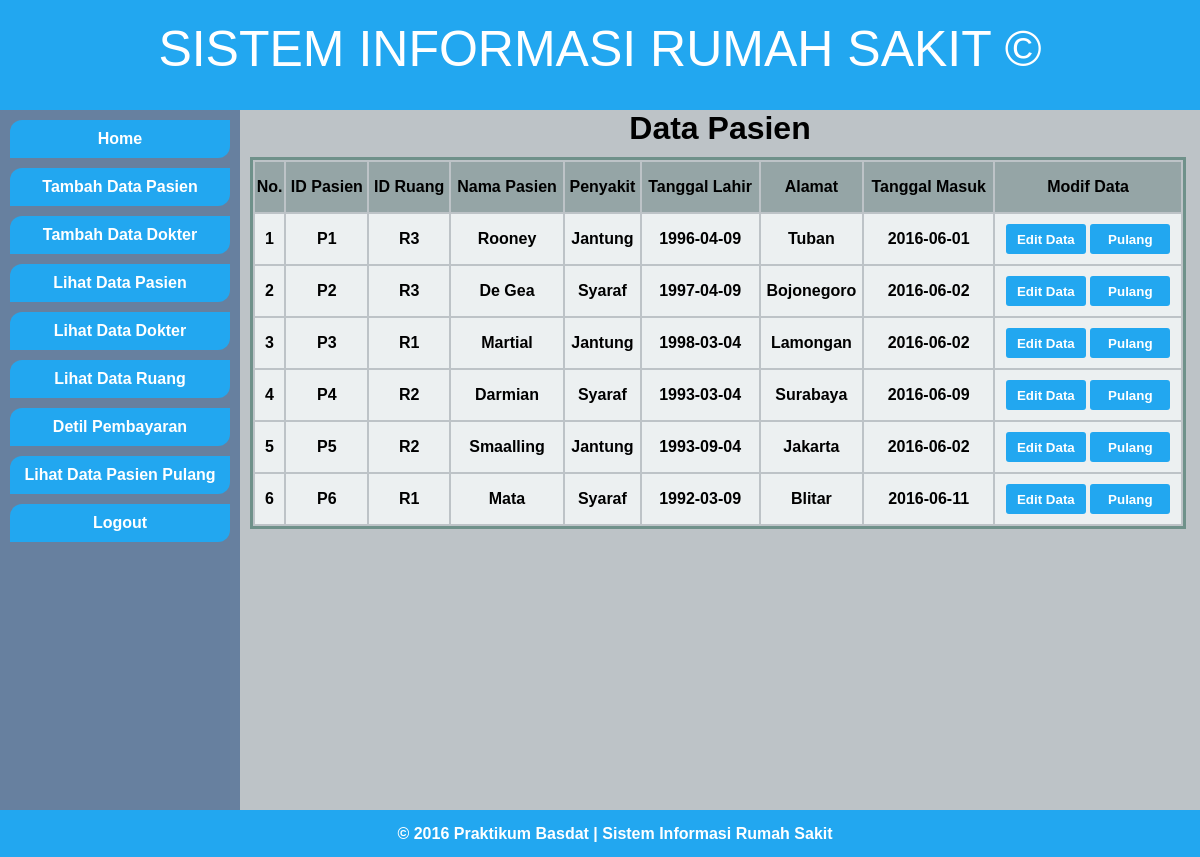
Page /Admin/menu/lihat pasien.php on the committed database.
### tables this page shows
CREATE TABLE `pasien` (
  `ID_PASIEN` varchar(30) NOT NULL,
  `ID_RUANG` varchar(30) DEFAULT NULL,
  `NAMA_PASIEN` varchar(30) DEFAULT NULL,
  `PENYAKIT` varchar(30) NOT NULL,
  `TGL_LAHIR` date DEFAULT NULL,
  `ALAMAT` varchar(30) DEFAULT NULL,
  `TGL_MASUK` date DEFAULT NULL
);

### Admin/menu/lihat pasien.php (the view, shortened to what this page needs)
<!DOCTYPE html>
<html>
<head>
	<link rel="stylesheet" type="text/css" href="../../Tampilan/tampilan admin.css">
	<link rel="stylesheet" type="text/css" href="../../Tampilan/tampilan center.css">
	<link rel="stylesheet" type="text/css" href="../../Tampilan/tambah data.css">
</head>
<body>
	<div class="main">
		<div class="header">SISTEM INFORMASI RUMAH SAKIT &copy;</div>
		<div class="sidebar">
			<div class="menu">
				<ul>
					<li><a href="../main menu.php">Home</a></li>
					<li><a href="tambah pasien.php">Tambah Data Pasien</a></li>
					<li><a href="tambah dokter.php">Tambah Data Dokter</a></li>
					<li><a href="lihat pasien.php"> Lihat Data Pasien </a></li>
					<li><a href="lihat dokter.php"> Lihat Data Dokter </a></li>
					<li><a href="lihat ruang.php"> Lihat Data Ruang </a></li>
					<li><a href="detil pembayaran.php"> Detil Pembayaran </a></li>
					<li><a href="pasien pulang.php"> Lihat Data Pasien Pulang </a></li>
					<li><a href="../index.php">Logout</a></li>
				</ul>
			</div>
		</div>
		<div class="center">
			<h1 align="center">Data Pasien</h1>
			<table class="tabel" >
				<tr class="header-tr">
					<th>No.</th>
					<th>ID Pasien</th>
					<th>ID Ruang</th>
					<th>Nama Pasien</th>
					<th>Penyakit</th>
					<th>Tanggal Lahir</th>
					<th>Alamat</th>
					<th>Tanggal Masuk</th>
					<th>Modif Data</th>
				</tr>
				<?php
				$query = mysql_query("SELECT * FROM pasien");
				$no=1;
				while($tampil=mysql_fetch_array($query)){
					$ID_PASIEN=$tampil['ID_PASIEN'];
					?>
					<tr class="tabel-range">
						<td><?php echo $no++;?><br></td>
						<td><?php echo $tampil['ID_PASIEN'];?><br></td>
						<td><?php echo $tampil['ID_RUANG'];?><br></td>
						<td><?php echo $tampil['NAMA_PASIEN'];?><br></td>
						<td><?php echo $tampil['PENYAKIT'];?><br></td>
						<td><?php echo $tampil['TGL_LAHIR'];?><br></td>
						<td><?php echo $tampil['ALAMAT'];?><br></td>
						<td><?php echo $tampil['TGL_MASUK'];?><br></td>
						<td><a href="../proses/aksi data.php?page=edit-pasien&ID_PASIEN=<?php echo $ID_PASIEN; ?>"><input type="button" name="edit" class="tombol-edit" value="Edit Data"/></a>
							<a href="../proses/aksi data.php?page=hapus-pasien&ID_PASIEN=<?php echo $ID_PASIEN; ?>" onclick="return confirm('Anda yakin akan menghapus Data Pasien !!! ')"><input type="button" name="hapus" class="tombol-hapus" value="Pulang"/></a><d>
					</tr>
					<?php
				}
				?>
			</table>
		</div>
		<div class="footer">
			<p>&copy; 2016 Praktikum Basdat | Sistem Informasi Rumah Sakit</p>
		</div>
	</div>
</body>
</html>

### Tampilan/tampilan admin.css (style rules this page uses)
* { margin: 0; padding: 0; }
.main { width: 100%; margin: 0 auto; overflow: hidden; font-family:Arial; }
.header { width: 100%; height: 90px; background:rgba(34, 167, 240,1); text-align: center; font-size: 50px; padding-top: 20px; color: #ffffff; }
.sidebar { width: 20%; height: 700px; background:rgba(103, 128, 159,1); float: left; }
.menu { margin-top: 10px; height: 500px; }
.menu li { background:rgba(34, 167, 240,1); margin: 10px; list-style: none; padding: 10px; text-align: center; -webkit-border-radius: 12px 0 12px 0; }
.menu a { text-decoration: none; font-weight: bolder; font-family:Arial; color: #ffffff; }
.center { width: 80%; height: 700px; background:rgba(189, 195, 199,1.0); float: left; font-weight: bolder; }
.footer { width: 100%; height: 17px; background:rgba(34, 167, 240,1); font-weight: bolder; font-family:Arial; clear: both; padding: 15px; }
.footer p { text-align: center; color: #ffffff; }

### Tampilan/tampilan center.css (style rules this page uses)
.tabel { width: 97.5%; height: 50px; border: solid #6f918a; margin: 10px 10px 0 10px; }
.header-tr { background: #95a5a6; height: 50px; }
.tabel-range { width: 740px; height: 50px; background: #ecf0f1; text-align: center; }

### Tampilan/tambah data.css (style rules this page uses)
.tombol-edit { background:rgba(34, 167, 240,1); border: none; color: #ffffff; font-weight: bold; padding: 4px; height: 30px; width: 80px; -webkit-border-radius: 3px 3px 3px 3px; }
.tombol-hapus { background:rgba(34, 167, 240,1); border: none; color: #ffffff; font-weight: bold; padding: 4px; height: 30px; width: 80px; -webkit-border-radius: 3px 3px 3px 3px; }

### rows in the picture
pasien: ID_PASIEN "P1", ID_RUANG "R3", NAMA_PASIEN "Rooney", PENYAKIT "Jantung", TGL_LAHIR "1996-04-09", ALAMAT "Tuban", TGL_MASUK "2016-06-01"
pasien: ID_PASIEN "P2", ID_RUANG "R3", NAMA_PASIEN "De Gea", PENYAKIT "Syaraf", TGL_LAHIR "1997-04-09", ALAMAT "Bojonegoro", TGL_MASUK "2016-06-02"
pasien: ID_PASIEN "P3", ID_RUANG "R1", NAMA_PASIEN "Martial", PENYAKIT "Jantung", TGL_LAHIR "1998-03-04", ALAMAT "Lamongan", TGL_MASUK "2016-06-02"
pasien: ID_PASIEN "P4", ID_RUANG "R2", NAMA_PASIEN "Darmian", PENYAKIT "Syaraf", TGL_LAHIR "1993-03-04", ALAMAT "Surabaya", TGL_MASUK "2016-06-09"
pasien: ID_PASIEN "P5", ID_RUANG "R2", NAMA_PASIEN "Smaalling", PENYAKIT "Jantung", TGL_LAHIR "1993-09-04", ALAMAT "Jakarta", TGL_MASUK "2016-06-02"
pasien: ID_PASIEN "P6", ID_RUANG "R1", NAMA_PASIEN "Mata", PENYAKIT "Syaraf", TGL_LAHIR "1992-03-09", ALAMAT "Blitar", TGL_MASUK "2016-06-11"
